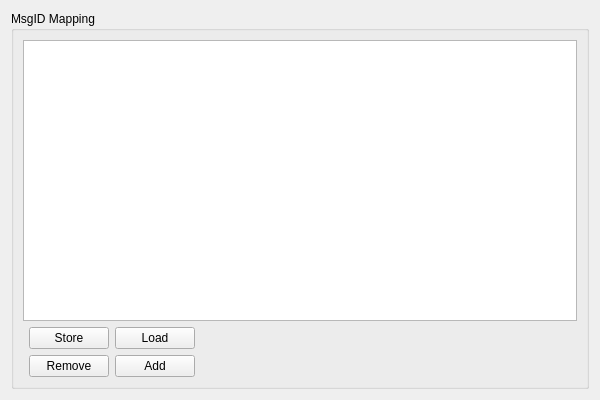
<?xml version="1.0" encoding="UTF-8"?>
<ui version="4.0">
 <class>MsgIDMappingWidget</class>
 <widget class="QWidget" name="MsgIDMappingWidget">
  <property name="geometry">
   <rect>
    <x>0</x>
    <y>0</y>
    <width>600</width>
    <height>400</height>
   </rect>
  </property>
  <property name="windowTitle">
   <string>Form</string>
  </property>
  <layout class="QVBoxLayout" name="verticalLayout">
   <item>
    <widget class="QGroupBox" name="groupBox_9">
     <property name="sizePolicy">
      <sizepolicy hsizetype="Preferred" vsizetype="Preferred">
       <horstretch>0</horstretch>
       <verstretch>1</verstretch>
      </sizepolicy>
     </property>
     <property name="title">
      <string>MsgID Mapping</string>
     </property>
     <layout class="QGridLayout" name="gridLayout_4">
      <item row="0" column="0" rowspan="5" colspan="5">
       <widget class="QTableView" name="idTableView">
        <property name="toolTip">
         <string>&lt;html&gt;&lt;head/&gt;&lt;body&gt;&lt;p&gt;ID configuration browser which shows all currently available IDs and their parsing configuration.&lt;/p&gt;&lt;p&gt;Either load a whole ID configuration with the Load button or Add/Remove  IDs to the current configuration. &lt;/p&gt;&lt;p&gt;The current configuration can be saved (*.json) with the store button.&lt;/p&gt;&lt;/body&gt;&lt;/html&gt;</string>
        </property>
       </widget>
      </item>
      <item row="6" column="2">
       <widget class="QPushButton" name="idAddBtn">
        <property name="toolTip">
         <string>&lt;html&gt;&lt;head/&gt;&lt;body&gt;&lt;p&gt;Add a new ID configuration entry to the current ID configuration. The ID configuration tool is called.&lt;/p&gt;&lt;p&gt;The new entry will be appended to the list.&lt;/p&gt;&lt;/body&gt;&lt;/html&gt;</string>
        </property>
        <property name="text">
         <string>Add</string>
        </property>
       </widget>
      </item>
      <item row="6" column="1">
       <widget class="QPushButton" name="idRmvBtn">
        <property name="toolTip">
         <string>Remove the selected entry from the current ID configuration.</string>
        </property>
        <property name="text">
         <string>Remove</string>
        </property>
       </widget>
      </item>
      <item row="5" column="1">
       <widget class="QPushButton" name="idStoreBtn">
        <property name="toolTip">
         <string>Save the current ID configuration (*.json) to a file</string>
        </property>
        <property name="text">
         <string>Store</string>
        </property>
       </widget>
      </item>
      <item row="5" column="2">
       <widget class="QPushButton" name="idLoadBtn">
        <property name="toolTip">
         <string>Load an ID configuration (*.json)</string>
        </property>
        <property name="text">
         <string>Load</string>
        </property>
       </widget>
      </item>
      <item row="5" column="4">
       <spacer name="storeLoadSpacer">
        <property name="orientation">
         <enum>Qt::Horizontal</enum>
        </property>
        <property name="sizeHint" stdset="0">
         <size>
          <width>40</width>
          <height>20</height>
         </size>
        </property>
       </spacer>
      </item>
      <item row="6" column="4">
       <spacer name="RemoveAddSpacer">
        <property name="orientation">
         <enum>Qt::Horizontal</enum>
        </property>
        <property name="sizeHint" stdset="0">
         <size>
          <width>40</width>
          <height>20</height>
         </size>
        </property>
       </spacer>
      </item>
     </layout>
    </widget>
   </item>
  </layout>
 </widget>
 <resources/>
 <connections/>
</ui>
